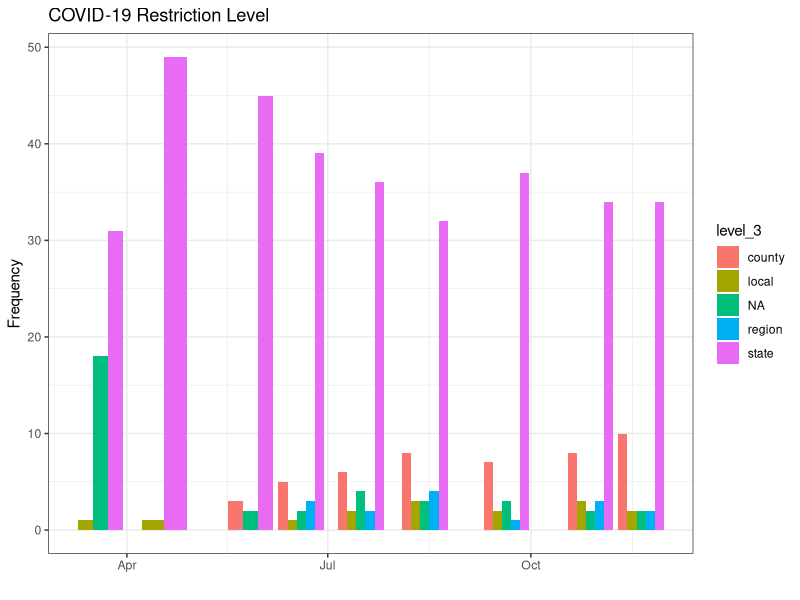

Reproduce this figure in R.
## ---- chunk 1
library(tidyverse)
library(ggplot2)
library(readxl)
## ---- chunk 2
restrictions <- read_excel("Auxiliary Data/Restrictions/AARP_State_Restrictions_Long.xlsx")

restrictions %>% 
  select(date_3, level_3) %>%
  gather(key=level_3, value=date_3) %>% 
  ggplot(aes(x=date_3,fill=level_3)) + 
  geom_bar(position="dodge") +
  xlab("") +
  ylab("Frequency") +
  ggtitle("COVID-19 Restriction Level") +
  theme_bw()
